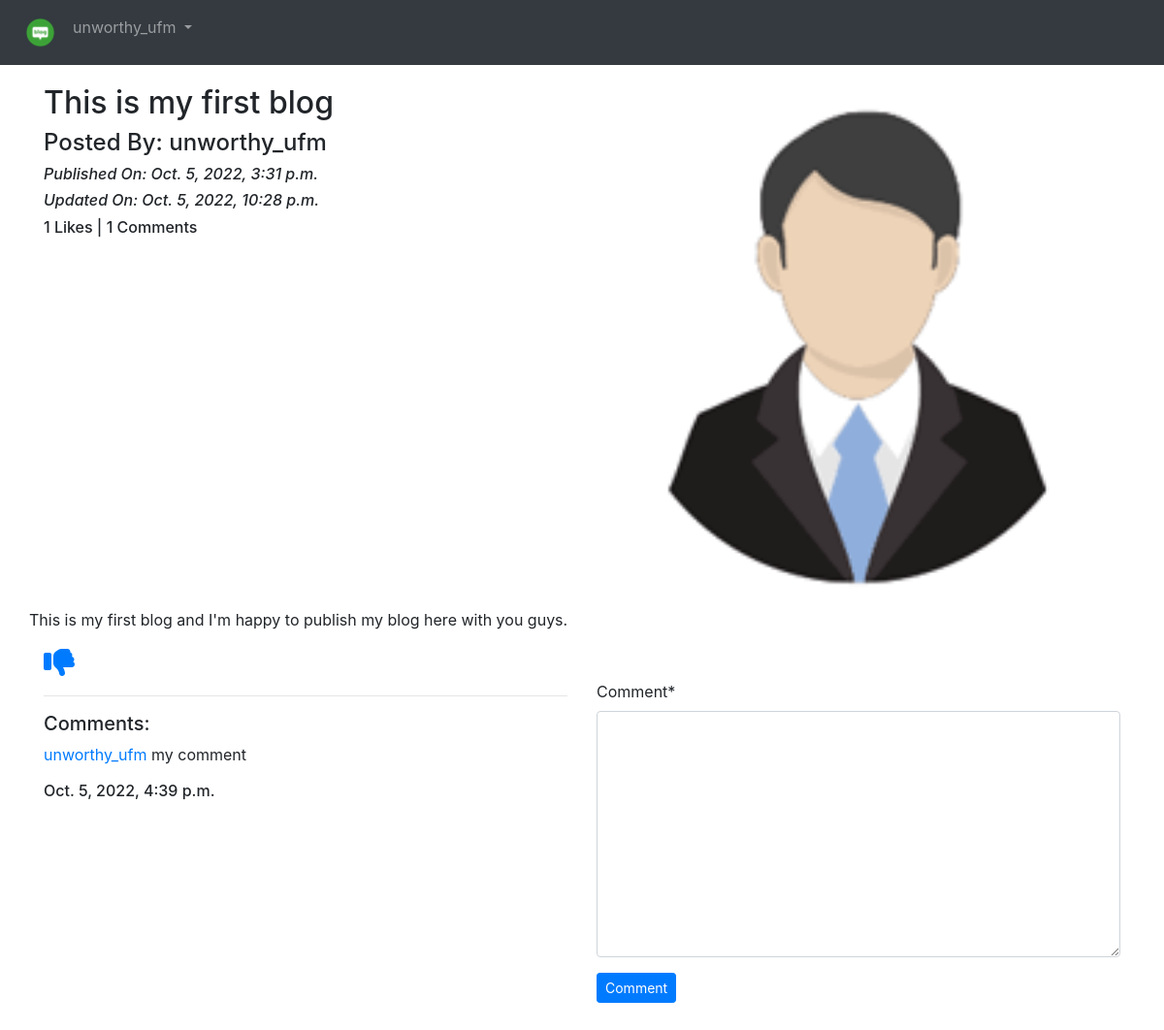
Before: /blog/details/This-is-my-first-blog-4d11a7ef-dca6-429f-baec-b8c54302074f (signed in) with the older database file.
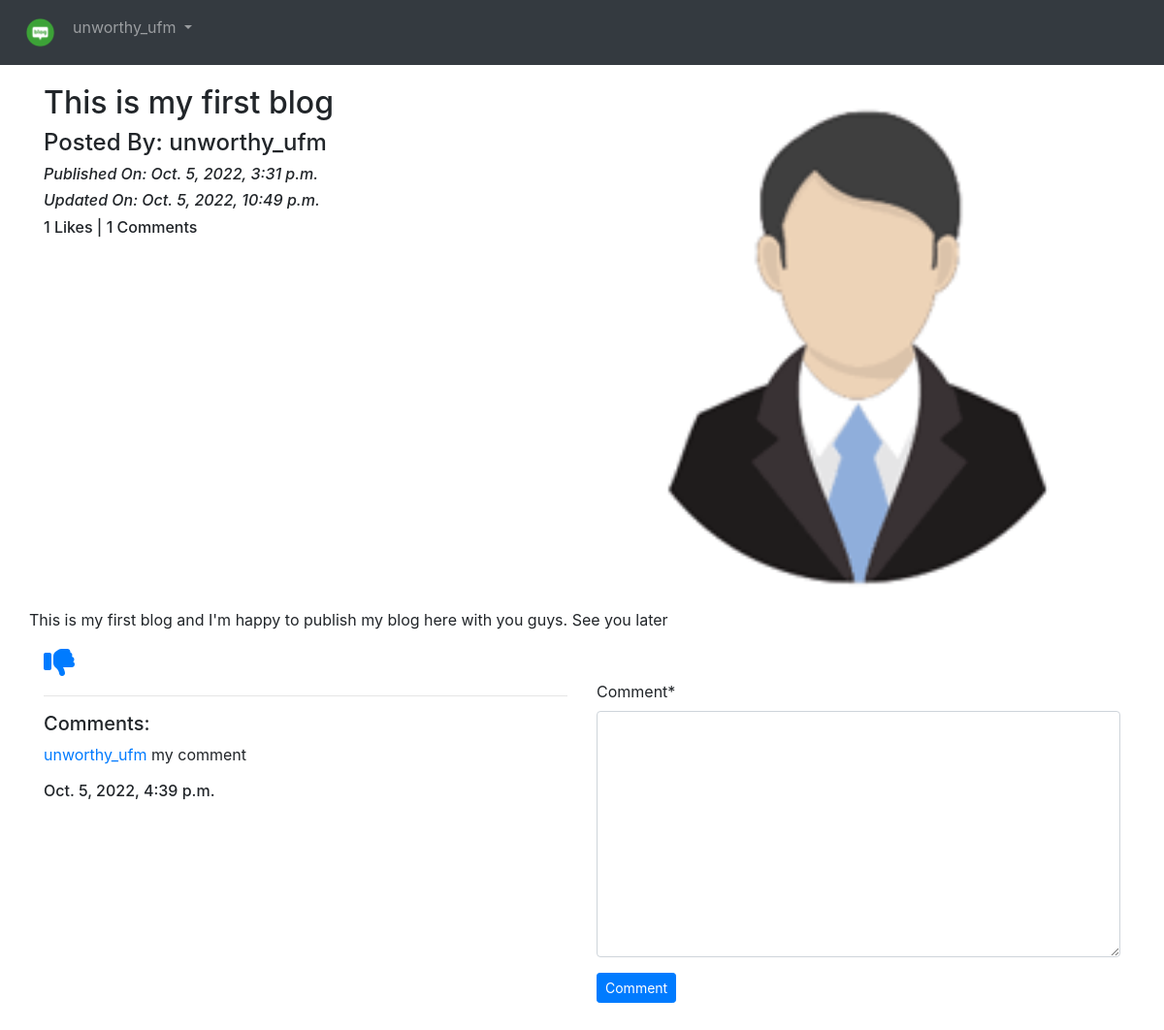
After: the same page with the newer database file.
### App_Blog/models.py (models this page shows, shortened)
class Blog(models.Model):
    author = models.ForeignKey(
        User, related_name='post_author', on_delete=models.CASCADE)
    blog_title = models.CharField(max_length=264, verbose_name='Put a title')
    slug = models.SlugField(max_length=264, unique=True)
    blog_content = models.TextField(verbose_name='What is on your mind?')
    blog_image = models.ImageField(
        upload_to='blog_images', verbose_name='Image')
    published_date = models.DateTimeField(auto_now_add=True)
    update_date = models.DateTimeField(auto_now=True)
    class Meta:
        ordering = ['-published_date', ]

class Comment(models.Model):
    blog = models.ForeignKey(
        Blog, on_delete=models.CASCADE, related_name='blog_comment')
    user = models.ForeignKey(
        User, on_delete=models.CASCADE, related_name='user_comment')
    comment = models.TextField()
    comment_date = models.DateTimeField(auto_now_add=True)
    class Meta:
        ordering = ['-comment_date', ]

### App_Blog/views.py (the view, shortened to what this page needs)
# urls.py: path('details/<slug:slug>', views.blog_details, name='blog_details'),
@login_required
def blog_details(request, slug):
    blog = Blog.objects.get(slug=slug)
    comment_form = CommentForm()
    already_liked = Likes.objects.filter(blog=blog, user=request.user)
    if already_liked:
        liked = True
    else:
        liked = False
    return render(request, 'App_Blog/blog_details.html', context={'blog': blog, 'comment_form': comment_form, 'liked': liked, })

### App_Blog/forms.py
class CommentForm(forms.ModelForm):
    class Meta:
        model = Comment
        fields = ('comment',)

### templates/App_Blog/blog_details.html (shortened to what this page needs)
{% extends 'base.html' %}
{% load crispy_forms_tags %}
{% block body_block %}
    <div class="row">
        <div class="col-sm-6">
            <h2>{{blog.blog_title}}</h2>
            <h4>Posted By: {{blog.author}}</h4>
            <i><h6>Published On: {{blog.published_date}}</h6></i>
            <i><h6>Updated On: {{blog.update_date}}</h6></i>
            <h6>{{blog.liked_blog.count}} Likes | {{blog.blog_comment.count}} Comments</h6>
        </div>
        <div class="col-sm-6">
            <img src="/media/{{blog.blog_image}}" width="100%">
        </div>
        <p>{{blog.blog_content|linebreaks}}</p>
    </div>
    {% if not liked %}
        <a href="{% url 'App_Blog:liked_post' pk=blog.pk %}">
            <i class="fa fa-thumbs-o-up fa-2x" aria-hidden="true"></i>
        </a>
    {% else %}
        <a href="{% url 'App_Blog:unliked_post' pk=blog.pk %}">
            <i class="fa fa-thumbs-o-down fa-2x" aria-hidden="true"></i>
        </a>
    {% endif %}
    <div class="row">
        <div class="col-sm-6">
            <hr>
            <h5>Comments:</h5>
            {% for comment in blog.blog_comment.all %}
                <p><a href="#">{{comment.user}}</a> {{comment.comment}}<br><h6>{{comment.comment_date}}</h6></p>
            {% endfor %}
        </div>
        <div class="col-sm-6">
            <form method="POST">
                {{ comment_form|crispy }}
                <button type="submit" class="btn btn-primary btn-sm">Comment</button>
            </form>
        </div>
    </div>
    <br>
    <br>
{% endblock %}

### templates/base.html (shortened to what this page needs)
<!DOCTYPE html>
<html lang="en">
<head>
    <link rel="stylesheet" href="https://maxcdn.bootstrapcdn.com/bootstrap/4.4.1/css/bootstrap.min.css">
    <link href="https://maxcdn.bootstrapcdn.com/font-awesome/4.7.0/css/font-awesome.min.css" rel="stylesheet">
    <link rel="stylesheet" href="https://cdnjs.cloudflare.com/ajax/libs/font-awesome/6.2.0/css/all.min.css">
</head>
<body>
    <nav class="navbar navbar-expand-sm bg-dark navbar-dark">
        <ul class="navbar-nav">
          <li class="nav-item active">
            <a class="nav-link" href="{% url 'index' %}"><img src="/media/logo.png" width="35px" alt="Logo"></a>
          </li>
          {% if user.is_authenticated %}
            <div class="nav-item dropdown">
                <a class="nav-link dropdown-toggle" href="#" id="navbardrop" data-toggle="dropdown">
                    {{user.username}}
                </a>
            </div>
          {% endif %}
        </ul>
      </nav>
    <div class="container" style="padding-top: 20px;">
        {% block body_block %} {% endblock %}
    </div>
</body>
</html>

Changed rows visible on the page:
changed Blog "This is my first blog": update_date "Oct. 5, 2022, 10:28 p.m." → "Oct. 5, 2022, 10:49 p.m."; blog_content "This is my first blog and I'm happy to publish my blog here with you guys." → "This is my first blog and I'm happy to publish my blog here with you guys. See you later"
